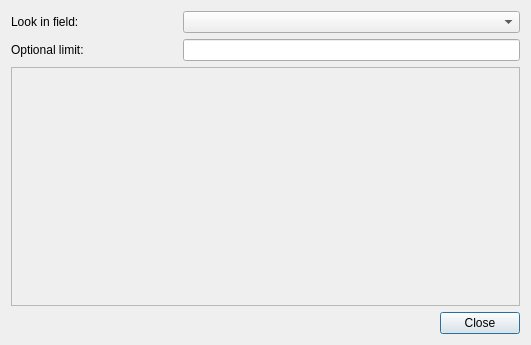
<?xml version="1.0" encoding="UTF-8"?>
<ui version="4.0">
 <class>Dialog</class>
 <widget class="QDialog" name="Dialog">
  <property name="geometry">
   <rect>
    <x>0</x>
    <y>0</y>
    <width>531</width>
    <height>345</height>
   </rect>
  </property>
  <property name="windowTitle">
   <string>Find Duplicates</string>
  </property>
  <layout class="QVBoxLayout" name="verticalLayout_2">
   <item>
    <layout class="QGridLayout" name="gridLayout">
     <item row="1" column="2" colspan="2">
      <widget class="QComboBox" name="fields"/>
     </item>
     <item row="2" column="1">
      <widget class="QLabel" name="label_2">
       <property name="text">
        <string>Optional limit:</string>
       </property>
      </widget>
     </item>
     <item row="1" column="1">
      <widget class="QLabel" name="label">
       <property name="text">
        <string>Look in field:</string>
       </property>
      </widget>
     </item>
     <item row="2" column="2" colspan="2">
      <widget class="QLineEdit" name="search"/>
     </item>
    </layout>
   </item>
   <item>
    <widget class="QFrame" name="frame">
     <property name="frameShape">
      <enum>QFrame::StyledPanel</enum>
     </property>
     <property name="frameShadow">
      <enum>QFrame::Raised</enum>
     </property>
     <layout class="QVBoxLayout" name="verticalLayout">
      <property name="leftMargin">
       <number>0</number>
      </property>
      <property name="topMargin">
       <number>0</number>
      </property>
      <property name="rightMargin">
       <number>0</number>
      </property>
      <property name="bottomMargin">
       <number>0</number>
      </property>
      <item>
       <widget class="AnkiWebView" name="webView" native="true">
        <property name="url" stdset="0">
         <url>
          <string>about:blank</string>
         </url>
        </property>
       </widget>
      </item>
     </layout>
    </widget>
   </item>
   <item>
    <widget class="QDialogButtonBox" name="buttonBox">
     <property name="orientation">
      <enum>Qt::Horizontal</enum>
     </property>
     <property name="standardButtons">
      <set>QDialogButtonBox::Close</set>
     </property>
    </widget>
   </item>
  </layout>
 </widget>
 <customwidgets>
  <customwidget>
   <class>AnkiWebView</class>
   <extends>QWidget</extends>
   <header location="global">aqt/webview</header>
   <container>1</container>
  </customwidget>
 </customwidgets>
 <tabstops>
  <tabstop>fields</tabstop>
  <tabstop>webView</tabstop>
  <tabstop>buttonBox</tabstop>
 </tabstops>
 <resources/>
 <connections>
  <connection>
   <sender>buttonBox</sender>
   <signal>accepted()</signal>
   <receiver>Dialog</receiver>
   <slot>accept()</slot>
   <hints>
    <hint type="sourcelabel">
     <x>248</x>
     <y>254</y>
    </hint>
    <hint type="destinationlabel">
     <x>157</x>
     <y>274</y>
    </hint>
   </hints>
  </connection>
  <connection>
   <sender>buttonBox</sender>
   <signal>rejected()</signal>
   <receiver>Dialog</receiver>
   <slot>reject()</slot>
   <hints>
    <hint type="sourcelabel">
     <x>316</x>
     <y>260</y>
    </hint>
    <hint type="destinationlabel">
     <x>286</x>
     <y>274</y>
    </hint>
   </hints>
  </connection>
 </connections>
</ui>
